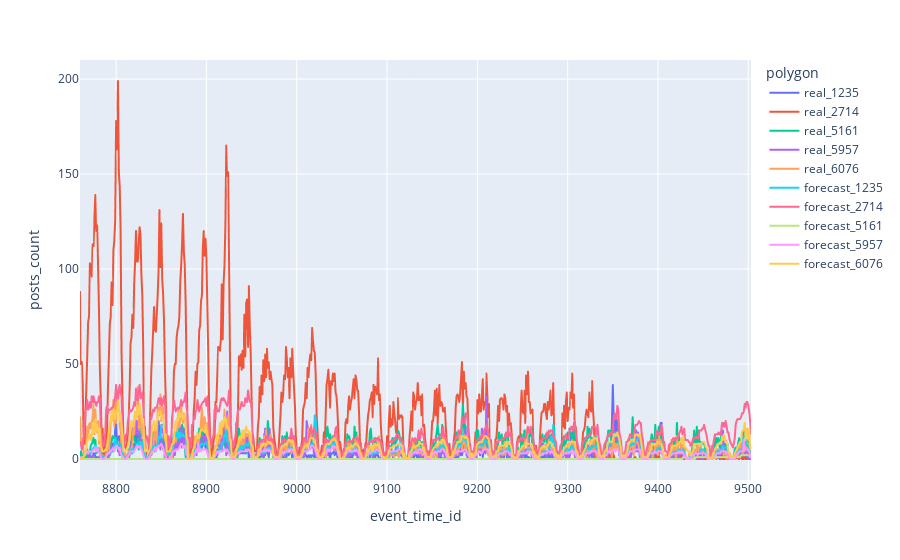

Source (notebook cell):
### Code cell
forecast_df = mart_df.loc[
    valid_filter,
    ["event_time_id", "polygon_id", "posts_count"],
]
forecast_df["forecast"] = [round(max(y, 0)) for y in forecast]
forecast_df = forecast_df[
    # forecast_df["polygon_id"] == 2122
    forecast_df["polygon_id"].isin(plot_polygons)
]

forecast_df = pd.concat(
    [
        forecast_df[["event_time_id", "polygon_id", "posts_count"]].assign(
            is_real="real"
        ),
        forecast_df[["event_time_id", "polygon_id", "forecast"]]
        .rename(columns={"forecast": "posts_count"})
        .assign(is_real="forecast"),
    ]
)
forecast_df["polygon"] = (
    forecast_df["is_real"].astype("str") + "_" + forecast_df["polygon_id"].astype("str")
)

forecast_df.plot(x="event_time_id", y="posts_count", color="polygon")

### Figure 1 — Plotly figure (JSON) as saved in the notebook; plotly's stock layout.template omitted (floating-point values rounded to 4 significant figures; data arrays with more than 128 entries replaced by an {"elided": "..."} marker saying what was removed)
{"data": [{"hovertemplate": "polygon=real_1235<br>event_time_id=%{x}<br>posts_count=%{y}<extra></extra>", "legendgroup": "real_1235", "line": {"color": "#636efa", "dash": "solid"}, "marker": {"symbol": "circle"}, "mode": "lines", "name": "real_1235", "showlegend": true, "type": "scattergl", "x": {"elided": "744 int values"}, "xaxis": "x", "y": {"elided": "744 int values"}, "yaxis": "y"}, {"hovertemplate": "polygon=real_2714<br>event_time_id=%{x}<br>posts_count=%{y}<extra></extra>", "legendgroup": "real_2714", "line": {"color": "#EF553B", "dash": "solid"}, "marker": {"symbol": "circle"}, "mode": "lines", "name": "real_2714", "showlegend": true, "type": "scattergl", "x": {"elided": "744 int values"}, "xaxis": "x", "y": {"elided": "744 int values"}, "yaxis": "y"}, {"hovertemplate": "polygon=real_5161<br>event_time_id=%{x}<br>posts_count=%{y}<extra></extra>", "legendgroup": "real_5161", "line": {"color": "#00cc96", "dash": "solid"}, "marker": {"symbol": "circle"}, "mode": "lines", "name": "real_5161", "showlegend": true, "type": "scattergl", "x": {"elided": "744 int values"}, "xaxis": "x", "y": {"elided": "744 int values"}, "yaxis": "y"}, {"hovertemplate": "polygon=real_5957<br>event_time_id=%{x}<br>posts_count=%{y}<extra></extra>", "legendgroup": "real_5957", "line": {"color": "#ab63fa", "dash": "solid"}, "marker": {"symbol": "circle"}, "mode": "lines", "name": "real_5957", "showlegend": true, "type": "scattergl", "x": {"elided": "744 int values"}, "xaxis": "x", "y": {"elided": "744 int values"}, "yaxis": "y"}, {"hovertemplate": "polygon=real_6076<br>event_time_id=%{x}<br>posts_count=%{y}<extra></extra>", "legendgroup": "real_6076", "line": {"color": "#FFA15A", "dash": "solid"}, "marker": {"symbol": "circle"}, "mode": "lines", "name": "real_6076", "showlegend": true, "type": "scattergl", "x": {"elided": "744 int values"}, "xaxis": "x", "y": {"elided": "744 int values"}, "yaxis": "y"}, {"hovertemplate": "polygon=forecast_1235<br>event_time_id=%{x}<br>posts_count=%{y}<extra></extra>", "legendgroup": "forecast_1235", "line": {"color": "#19d3f3", "dash": "solid"}, "marker": {"symbol": "circle"}, "mode": "lines", "name": "forecast_1235", "showlegend": true, "type": "scattergl", "x": {"elided": "744 int values"}, "xaxis": "x", "y": {"elided": "744 int values"}, "yaxis": "y"}, {"hovertemplate": "polygon=forecast_2714<br>event_time_id=%{x}<br>posts_count=%{y}<extra></extra>", "legendgroup": "forecast_2714", "line": {"color": "#FF6692", "dash": "solid"}, "marker": {"symbol": "circle"}, "mode": "lines", "name": "forecast_2714", "showlegend": true, "type": "scattergl", "x": {"elided": "744 int values"}, "xaxis": "x", "y": {"elided": "744 int values"}, "yaxis": "y"}, {"hovertemplate": "polygon=forecast_5161<br>event_time_id=%{x}<br>posts_count=%{y}<extra></extra>", "legendgroup": "forecast_5161", "line": {"color": "#B6E880", "dash": "solid"}, "marker": {"symbol": "circle"}, "mode": "lines", "name": "forecast_5161", "showlegend": true, "type": "scattergl", "x": {"elided": "744 int values"}, "xaxis": "x", "y": {"elided": "744 int values"}, "yaxis": "y"}, {"hovertemplate": "polygon=forecast_5957<br>event_time_id=%{x}<br>posts_count=%{y}<extra></extra>", "legendgroup": "forecast_5957", "line": {"color": "#FF97FF", "dash": "solid"}, "marker": {"symbol": "circle"}, "mode": "lines", "name": "forecast_5957", "showlegend": true, "type": "scattergl", "x": {"elided": "744 int values"}, "xaxis": "x", "y": {"elided": "744 int values"}, "yaxis": "y"}, {"hovertemplate": "polygon=forecast_6076<br>event_time_id=%{x}<br>posts_count=%{y}<extra></extra>", "legendgroup": "forecast_6076", "line": {"color": "#FECB52", "dash": "solid"}, "marker": {"symbol": "circle"}, "mode": "lines", "name": "forecast_6076", "showlegend": true, "type": "scattergl", "x": {"elided": "744 int values"}, "xaxis": "x", "y": {"elided": "744 int values"}, "yaxis": "y"}], "layout": {"legend": {"title": {"text": "polygon"}, "tracegroupgap": 0}, "margin": {"t": 60}, "xaxis": {"anchor": "y", "domain": [0, 1], "title": {"text": "event_time_id"}}, "yaxis": {"anchor": "x", "domain": [0, 1], "title": {"text": "posts_count"}}}}
